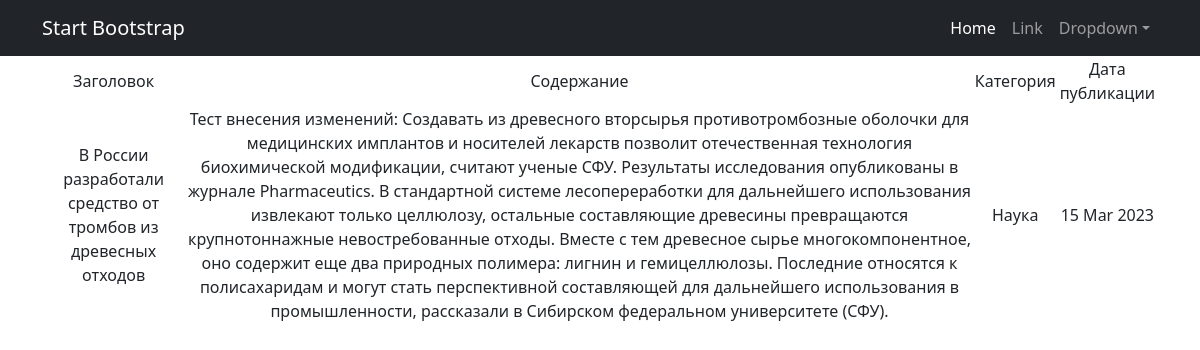
/news/5, run on the app's committed database.
### news/models.py (models this page shows, shortened)
class Post(models.Model):
    NEWS = 'Новость'
    ARTICLE = 'Статья'
    CATEGORY_CHOICES = (
        (NEWS, 'Новость'),
        (ARTICLE, 'Статья')
    )
    categoryType = models.CharField(max_length=10, choices=CATEGORY_CHOICES, default=NEWS)
    dateCreation = models.DateTimeField(auto_now_add=True)
    title = models.CharField(max_length=128)
    text = models.TextField()
    category = models.ForeignKey(to='Category', on_delete=models.CASCADE, related_name='posts')

class Category(models.Model):
    name = models.CharField(max_length=100, unique=True)

### news/views.py (the view)
# urls.py: path('<int:pk>', PostDetail.as_view(), name='post_detail'),
class PostDetail(DetailView):
    model = Post
    template_name = 'post.html'
    context_object_name = 'post'

### news/templatetags/custom_filters.py (called while the page is built)
@register.filter()
def censor(text):
    bad_words = ['сфинкса', 'китай']
    if type(text) == str:
        for word in text.split():
            if word.lower() in bad_words:
                text = text.replace(word, f"{word[0]}{'*' * (len(word) - 1)}")
    else:
        raise ValueError('Входные данные не являются строкой!')
    return text

### templates/post.html (shortened to what this page needs)
{% extends 'flatpages/default.html' %}
{% load custom_filters %}
{% block content %}
   {% if post %}
       <table>
           <tr>
               <td>Заголовок</td>
               <td>Содержание</td>
               <td>Категория</td>
               <td>Дата публикации</td>
           </tr>
           <tr>
               <td>{{ post.title|censor}}</td>
               <td>{{ post.text|censor}}</td>
               <td>{{ post.category.name }}</td>
               <td>{{ post.dateCreation|date:'d M Y' }}</td>
           </tr>
       </table>
   {% else %}
       <h2>Новости нет!</h2>!
   {% endif %}
{% endblock content %}

### data on the page
Post: title|censor "В России разработали средство от тромбов из древесных отходов", text|censor "Тест внесения изменений: Создавать из древесного вторсырья противотромбозные оболочки для медицинских имплантов и носителей лекарств позволит отечественная технология биохимической модификации, считают ученые СФУ. Результаты исследования опубликованы в журнале Pharmaceutics. В стандартной системе лесопереработки для дальнейшего использования извлекают только целлюлозу, остальные составляющие древесины превращаются крупнотоннажные невостребованные отходы. Вместе с тем древесное сырье многокомпонентное, оно содержит еще два природных полимера: лигнин и гемицеллюлозы. Последние относятся к полисахаридам и могут стать перспективной составляющей для дальнейшего использования в промышленности,…", category.name "Наука", dateCreation "15 Mar 2023"
